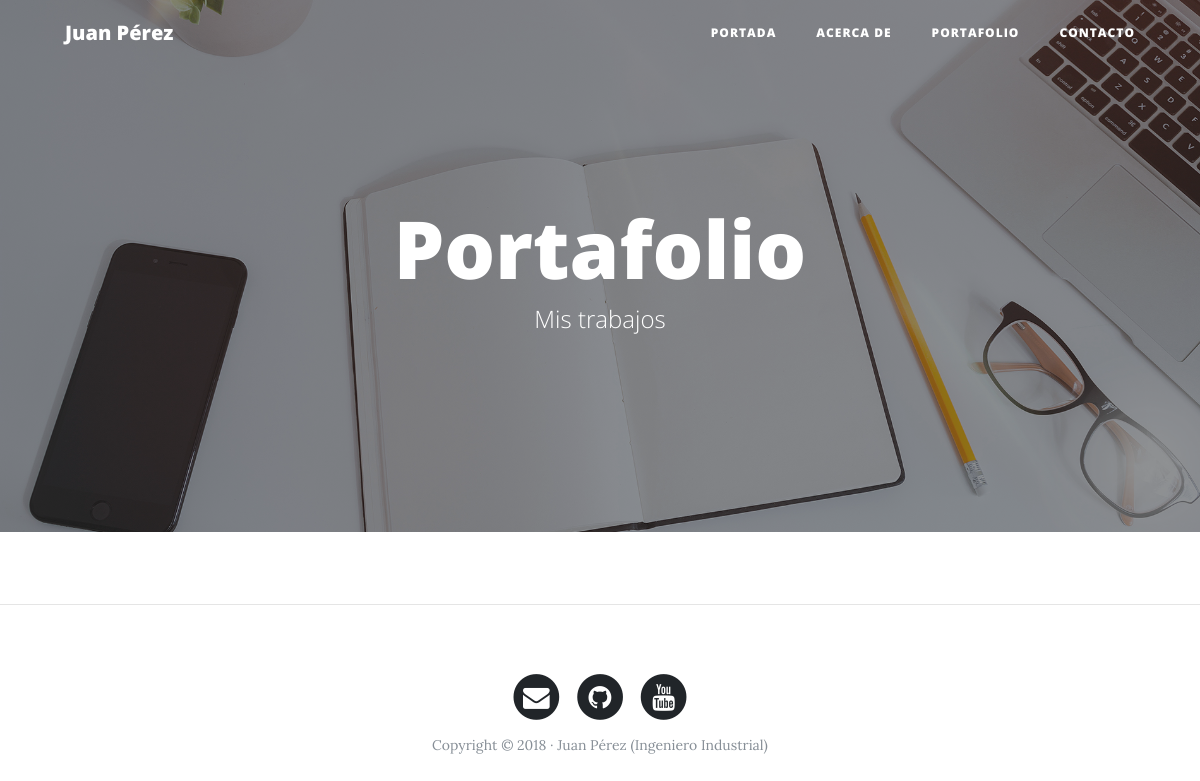
Page /portfolio/ on the earlier database version.
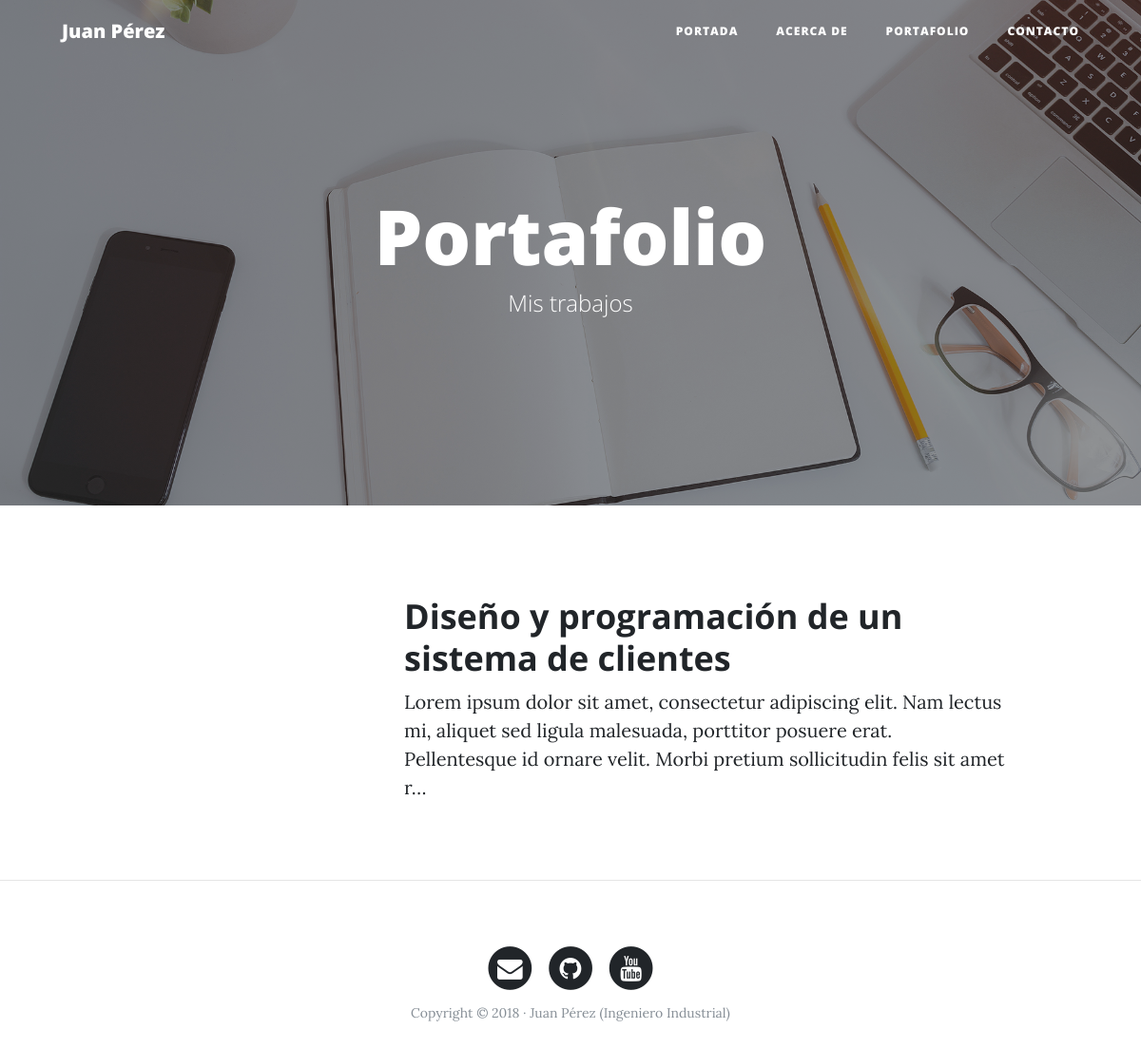
Same page on the later database version.
### portfolio/models.py (models this page shows, shortened)
class Project(models.Model):
    title = models.CharField(max_length=200, verbose_name="Título")
    description = models.TextField(verbose_name="Descripción")
    image = models.ImageField(verbose_name="Imagen", upload_to="projects")
    link = models.URLField(null=True, blank=True, verbose_name="Enlace")
    created = models.DateTimeField(auto_now_add=True, verbose_name="Fecha de creación")
    updated = models.DateTimeField(auto_now=True, verbose_name="Fecha de edición")
    class Meta:
        verbose_name = 'Proyecto'
        verbose_name_plural = 'Proyectos'
        ordering = ['-created'] # Del mas nuevo al mas antigu

### portfolio/views.py (the view)
# urls.py: path('portfolio/', portfolio_views.portfolio, name="portfolio"),
def portfolio(request):
    projects = Project.objects.all()
    return render(request, 'portfolio/portfolio.html', {'projects':projects})

### portfolio/templates/portfolio/portfolio.html (shortened to what this page needs)
{% extends 'core/base.html' %}
{% block background %}{% load static %}{% static 'core/img/portfolio-bg.jpg' %}{% endblock %}
{% block headers %}
<h1>Portafolio</h1>
<span class="subheading">Mis trabajos</span>
{% endblock %}
{% block content %}
  {% for project in projects %}
    <div class="row project">
      <div class="col-lg-3 col-md-4 offset-lg-1">
      </div>
      <div class="col-lg-7 col-md-8">
        <h2 class="section-heading title">{{ project.title }}</h2>
        <p>{{ project.description|truncatechars:200 }}</p>
      </div>
    </div>
  {% endfor %}
{% endblock %}

Differences in the rows shown:
added Project: title "Diseño y programación de un sistema de clientes", description "Lorem ipsum dolor sit amet, consectetur adipiscing elit. Nam lectus mi, aliquet sed ligula malesuada, porttitor posuere erat. Pellentesque id ornare velit. Morbi pretium sollicitudin felis sit amet r…"
